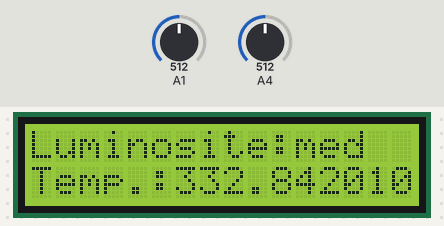
The sketch below on a simulated Arduino Uno, built with avr-gcc and run on an emulated ATmega328P. Shown: 16×2 character LCD. The inputs (shaded band) are chosen by the test bench; at power-on: A1 = 512, A4 = 512.

Above: at 1.2 s.
1.3 s: A1 set to 484
At 2.5 s:
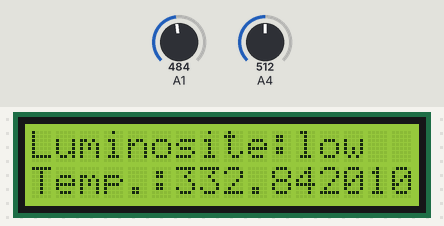
2.8 s: A4 set to 7
At 3.5 s:
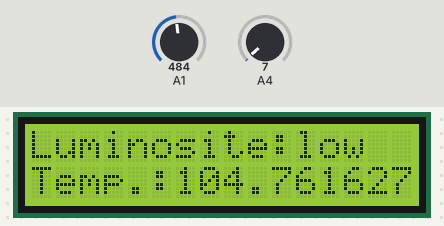
4.3 s: A4 set to 4
At 4.6 s:
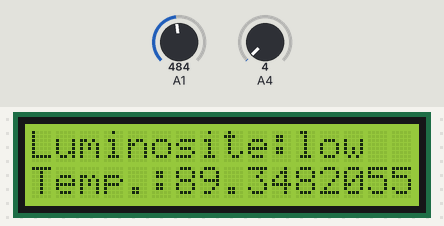
7.3 s: A1 set to 510
At 8.0 s:
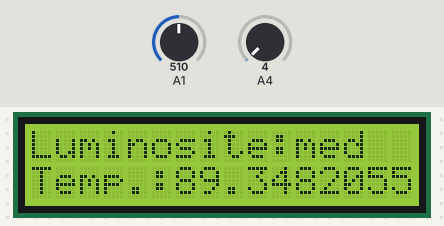
8.9 s: A4 set to 0
At 10.2 s:
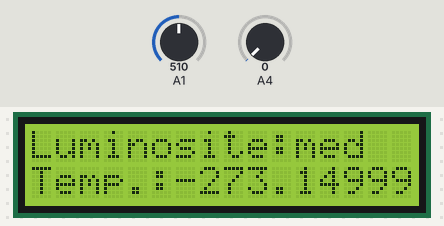
11.9 s: A1 set to 490
At 12.6 s:
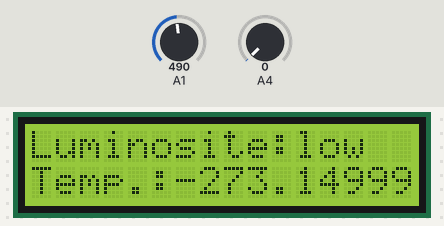
Timing chart, 0 to 14.5 s (numbered marks = the images above; inputs shaded):
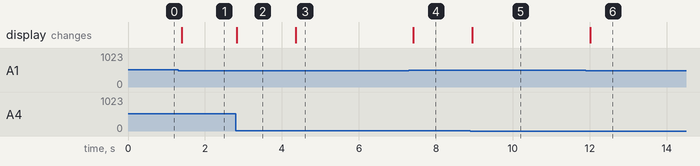

The sketch:

temp_ligth_lcd.ino
```cpp
#include <LiquidCrystal.h>
#include <math.h>

LiquidCrystal lcd(2, 3, 4, 5, 6, 7, 8);

int sensorTemp = 0;
int sensorLight = 0;

const float B = 5000;               // B value of the thermistor
const float R0 = 5000;

void setup()
{
  digitalWrite(13,LOW);
  lcd.clear();
  lcd.begin(16,2);
  displayLight(sensorLight);
  displayTemp(sensorTemp);
}

void displayLight(int sensor)
{
  lcd.setCursor(0,0);
  lcd.print("Luminosite: ");
  // clean the rest of the line
  lcd.print("     ");
  lcd.setCursor(11,0);
  if(sensor > 250) {
    if(sensor > 500) {
      if(sensor > 750) {
        lcd.print("high");
      } else {
        lcd.print("med");
      }
    } else {
      lcd.print("low");
    }
  } else {
    lcd.print("dark");
  }
}

void displayTemp(int r1)
{
  lcd.setCursor(0,1);
  lcd.print("Temp.:             ");
  lcd.setCursor(6,1);
  float R = 1023.0/r1-1.0;
  float temperature = 1.0/(log(R/R0)/B+1/298.15)-273.15;
  lcd.print(temperature, 10);
  lcd.print(" C");
}


void loop() {
  sensorLight = analogRead(A1);
  sensorTemp = analogRead(A4);
  if(sensorLight > 500) {
    digitalWrite(12, LOW);
  } else {
    digitalWrite(12, HIGH);
  }
  displayLight(sensorLight);
  displayTemp(sensorTemp);
  delay(100);        // delay in between reads for stability
}
```

Measured:
- the behaviour switches between 501 and 500 on A1 (found by bisection; images 0 and 1)
- the behaviour switches between 6 and 5 on A4 (found by bisection; images 2 and 3)
- after the input at 1.3 s, the display: changes after 0.10 s (image 1)
- after the input at 2.8 s, the display: changes at once (image 2)
- after the input at 4.3 s, the display: changes after 0.05 s (image 3)
- after the input at 7.3 s, the display: changes after 0.11 s (image 4)
- after the input at 8.9 s, the display: changes at once (image 5)
- after the input at 11.9 s, the display: changes after 0.11 s (image 6)
